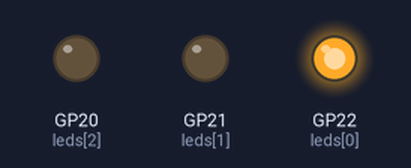
A program run on a simulated Raspberry Pi Pico running MicroPython. Shown: output pins drawn as LEDs (lit = HIGH).

Above: at 0.5 s.
At 1.5 s:
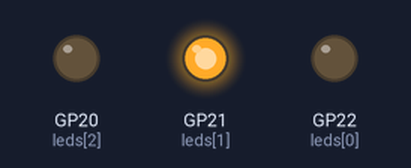
At 2.5 s:
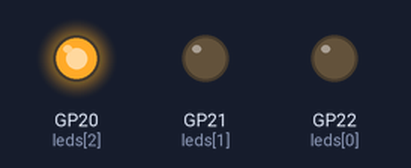
At 3.5 s:
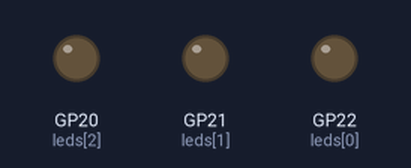
Timing chart, 0 to 5.2 s (numbered marks = the images above):
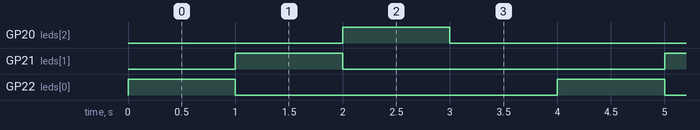

Measured:
- by itself, GP20 (leds[2]), GP21 (leds[1]), GP22 (leds[0]): alternates HIGH for 1.0 s and LOW for 3.0 s
- by itself, everything shown: repeats every 4.0 s, in 4 steps

The program:

E1_1_Ahmed.py
```python
from machine import Pin
import time

#led1 = Pin(22, Pin.OUT)
#led2 = Pin(21, Pin.OUT)
#led3 = Pin(20, Pin.OUT)
leds = [Pin(22, Pin.OUT), Pin(21, Pin.OUT), Pin(20, Pin.OUT)]
for led in leds:
    led.value(0)

while True:
    for led in leds:
        led.value(1)
        time.sleep(1)
        led.value(0)
    time.sleep(1)
```
